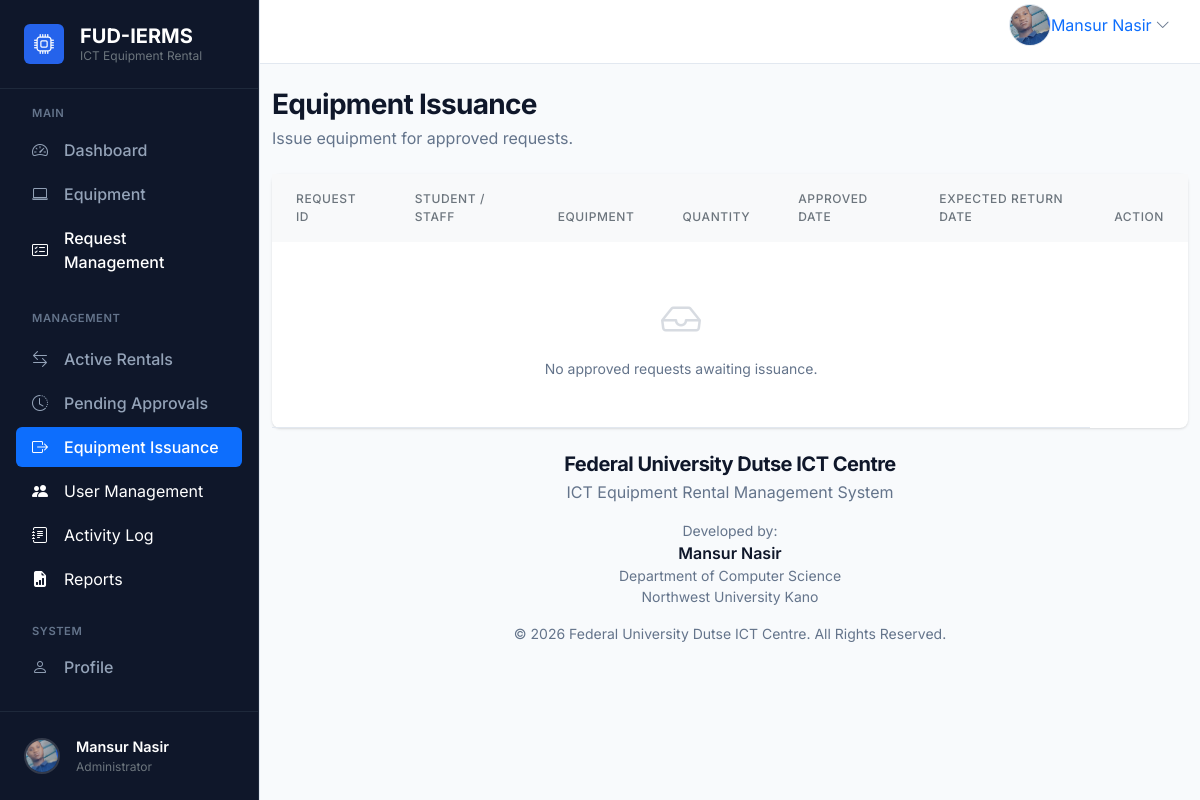
Screenshot of /rentals/issuance/ (signed in) with the database file from the repository.
### accounts/models.py (models this page shows, shortened)
class User(AbstractUser):
    objects = CustomUserManager()
    class Role(models.TextChoices):
        ADMIN = "ADMIN", "Admin"
        STUDENT = "STUDENT", "Student"
        STAFF = "STAFF", "Staff"
    role = models.CharField(
        max_length=20,
        choices=Role.choices,
        default=Role.STUDENT,
        db_index=True,
    )
    phone = models.CharField(max_length=20, blank=True, db_index=True)
    faculty = models.CharField(max_length=255, blank=True)
    department = models.CharField(max_length=255, blank=True)
    profile_image = models.ImageField(
        upload_to="profile_images/",
        blank=True,
        null=True,
    )
    created_at = models.DateTimeField(auto_now_add=True)
    updated_at = models.DateTimeField(auto_now=True)
    class Meta:
        verbose_name = "User"
        verbose_name_plural = "Users"
        ordering = ["-created_at"]
        indexes = [
            models.Index(fields=["role"]),
        ]

### rentals/views.py (the view)
# urls.py: path("issuance/", views.EquipmentIssuanceListView.as_view(), name="issuance_list"),
class EquipmentIssuanceListView(LoginRequiredMixin, AdminRequiredMixin, ListView):
    model = RentalRequest
    template_name = "rentals/equipment_issuance.html"
    context_object_name = "requests"
    paginate_by = 10
    def get_queryset(self):
        qs = super().get_queryset().select_related("requester", "equipment")
        return qs.filter(status=RentalRequest.Status.APPROVED, rental__isnull=True)

### templates/rentals/equipment_issuance.html (shortened to what this page needs)
{% extends "base.html" %}
{% block content %}
<div class="d-flex flex-column flex-md-row justify-content-between align-items-start align-items-md-center mb-4 gap-3">
  <div>
    <h1 class="h3 fw-bold mb-1" style="color: var(--text-main);">Equipment Issuance</h1>
    <p class="text-muted mb-0">Issue equipment for approved requests.</p>
  </div>
</div>
<div class="card mb-0 shadow-sm border-0">
  <div class="card-body p-0">
    <div class="table-responsive">
      <table class="table table-hover mb-0 align-middle">
        <thead class="bg-light">
          <tr>
            <th class="border-0 px-4 py-3 text-secondary" style="font-size: 0.75rem; text-transform: uppercase;">Request ID</th>
            <th class="border-0 px-4 py-3 text-secondary" style="font-size: 0.75rem; text-transform: uppercase;">Student / Staff</th>
            <th class="border-0 px-4 py-3 text-secondary" style="font-size: 0.75rem; text-transform: uppercase;">Equipment</th>
            <th class="border-0 px-4 py-3 text-secondary" style="font-size: 0.75rem; text-transform: uppercase;">Quantity</th>
            <th class="border-0 px-4 py-3 text-secondary" style="font-size: 0.75rem; text-transform: uppercase;">Approved Date</th>
            <th class="border-0 px-4 py-3 text-secondary" style="font-size: 0.75rem; text-transform: uppercase;">Expected Return Date</th>
            <th class="border-0 px-4 py-3 text-secondary text-end" style="font-size: 0.75rem; text-transform: uppercase;">Action</th>
          </tr>
        </thead>
        <tbody>
          {% if requests %}
            {% for req in requests %}
            <tr>
              <td class="px-4 py-3"><a href="{% url 'rentals:detail' req.pk %}" class="text-primary text-decoration-none fw-semibold">REQ-{{ req.pk|stringformat:"04d" }}</a></td>
              <td class="px-4 py-3 text-dark fw-medium">{{ req.requester.get_full_name|default:req.requester.username }}</td>
              <td class="px-4 py-3 fw-medium text-dark">{{ req.equipment.name }}</td>
              <td class="px-4 py-3 text-muted">{{ req.quantity }}</td>
              <td class="px-4 py-3 text-muted">{{ req.approved_date|date:"M d, Y" }}</td>
              <td class="px-4 py-3 text-muted">{{ req.expected_return_date|date:"M d, Y" }}</td>
              <td class="px-4 py-3 text-end">
                <a href="{% url 'rentals:issue' req.pk %}" class="btn btn-sm btn-primary">Issue Equipment</a>
              </td>
            </tr>
            {% endfor %}
          {% else %}
            <tr>
              <td colspan="6" class="text-center py-5 text-muted">
                <i class="bi bi-inbox fs-1 d-block mb-2 text-muted opacity-25"></i>
                No approved requests awaiting issuance.
              </td>
            </tr>
          {% endif %}
        </tbody>
      </table>
    </div>
  </div>
</div>
{% endblock content %}

### templates/base.html (shortened to what this page needs)
{% load static %}
<!doctype html>
<html lang="en">
  <head>
    <link
      href="https://cdn.jsdelivr.net/npm/bootstrap@5.3.3/dist/css/bootstrap.min.css"
      rel="stylesheet"
    />
    <link rel="stylesheet" href="https://cdn.jsdelivr.net/npm/bootstrap-icons@1.11.3/font/bootstrap-icons.min.css">
  </head>
  <body>
    <div class="app-shell">
      <aside class="app-sidebar collapse d-lg-block" id="sidebarCollapse">
        {% include "partials/sidebar.html" %}
      </aside>
      <div class="app-main">
        <header class="app-topbar">
          <div class="container-fluid px-3 px-lg-4">
            <div class="topbar-row d-flex align-items-center justify-content-between gap-3">
              <div class="d-flex align-items-center gap-3">
                {% if user.is_authenticated %}
                  <div class="dropdown profile-menu" data-bs-auto-close="true">
                    <a
                      class="profile-toggle d-flex align-items-center text-decoration-none rounded"
                      href="#"
                      id="profileDropdown"
                      role="button"
                      data-bs-toggle="dropdown"
                      aria-expanded="false"
                      aria-label="User menu"
                    >
                      {% if user.profile_image %}
                        <img
                          src="{{ user.profile_image.url }}"
                          alt="{{ user.username }}"
                          class="avatar-img profile-avatar"
                        >
                      {% else %}
                        <div class="avatar-placeholder profile-avatar-placeholder">
                          {{ user.username|slice:":1"|upper }}
                        </div>
                      {% endif %}
                      <span class="profile-name profile-name-full d-none d-md-inline text-nowrap text-truncate" title="{{ user.get_full_name|default:user.username }}">
                        {{ user.get_full_name|default:user.username }}
                      </span>
                      <i class="bi bi-chevron-down ms-1 text-muted profile-chevron" aria-hidden="true"></i>
                    </a>
                  </div>
                {% else %}
                  <a class="btn btn-light" href="{% url 'accounts:login' %}"><i class="bi bi-box-arrow-in-right me-2"></i>Login</a>
                  <a class="btn btn-primary" href="{% url 'accounts:register' %}">Create Account</a>
                {% endif %}
              </div>
            </div>
          </div>
        </header>
        <main class="app-content">
          <div class="container py-4">
        {% block content %}{% endblock content %}
        <footer class="py-4 mt-auto">
          <div class="container text-center">
            <h5 class="fw-bold mb-1">{{ organization_name }}</h5>
            <p class="text-muted mb-3">{{ system_name }}</p>
            <div class="mb-3">
              <p class="mb-0 text-muted small">Developed by:</p>
              <p class="mb-0 fw-semibold">Mansur Nasir</p>
              <p class="mb-0 small text-muted">Department of Computer Science</p>
              <p class="mb-0 small text-muted">Northwest University Kano</p>
            </div>
            <p class="text-muted small mb-0">{{ copyright_text }}. All Rights Reserved.</p>
          </div>
        </footer>
      </div>
    </main>
  </body>
</html>

### templates/partials/sidebar.html (shortened to what this page needs)
{% load static %}
{% with current_path=request.path %}
<div class="d-flex flex-column h-100 bg-sidebar" style="background-color: var(--sidebar-bg); border-right: 1px solid #1e293b;">
  <div class="p-4 border-bottom border-secondary d-none d-lg-block" style="border-color: #1e293b !important;">
    <a class="d-flex align-items-center gap-3 text-white text-decoration-none" href="{% url 'home' %}">
      <div class="d-flex align-items-center justify-content-center rounded" style="width: 40px; height: 40px; background-color: var(--primary);">
        <i class="bi bi-cpu text-white fs-5"></i>
      </div>
      <div class="d-flex flex-column">
        <span class="fw-bold fs-5 lh-1 mb-1">FUD-IERMS</span>
        <span class="text-secondary small lh-1" style="font-size: 0.75rem;">ICT Equipment Rental</span>
      </div>
    </a>
  </div>
  <div class="flex-grow-1 overflow-auto py-3">
    <div class="px-3">
      <div class="text-uppercase text-secondary fw-semibold mb-2 px-3" style="font-size: 0.7rem; letter-spacing: 0.05em; color: #64748B !important;">Main</div>
      <nav class="nav flex-column gap-1">
        {% if user.is_authenticated %}
          <a class="nav-link px-3 py-2 rounded d-flex align-items-center gap-3 text-white {% if 'admin-dashboard' in current_path or 'student-dashboard' in current_path or 'staff-dashboard' in current_path %}active bg-primary{% endif %}"
             href="{% url 'accounts:dashboard' %}"
             style="{% if 'admin-dashboard' not in current_path and 'student-dashboard' not in current_path and 'staff-dashboard' not in current_path %}color: #94A3B8 !important;{% endif %} font-weight: 500;">
            <i class="bi bi-speedometer2"></i>
            <span>Dashboard</span>
          </a>
        {% endif %}
        <a class="nav-link px-3 py-2 rounded d-flex align-items-center gap-3 text-white {% if 'equipment' in current_path %}active bg-primary{% endif %}"
           href="{% url 'equipment:list' %}"
           style="{% if 'equipment' not in current_path %}color: #94A3B8 !important;{% endif %} font-weight: 500;">
          <i class="bi bi-laptop"></i>
          <span>Equipment</span>
        </a>
        {% if user.is_authenticated %}
          {% if user.role|upper == 'ADMIN' %}
            <a class="nav-link px-3 py-2 rounded d-flex align-items-center gap-3 text-white {% if 'admin_request_management' in current_path %}active bg-primary{% endif %}"
               href="{% url 'rentals:admin_request_management' %}"
               style="{% if 'rentals' not in current_path or 'pending' in current_path %}color: #94A3B8 !important;{% endif %} font-weight: 500;">
              <i class="bi bi-card-checklist"></i>
              <span>Request Management</span>
            </a>
            <div class="mt-4 mb-2 text-uppercase text-secondary fw-semibold px-3" style="font-size: 0.7rem; letter-spacing: 0.05em; color: #64748B !important;">Management</div>
            <a class="nav-link px-3 py-2 rounded d-flex align-items-center gap-3 text-white {% if 'rentals/active/' in current_path or 'active_rentals' in current_path %}active bg-primary{% endif %}"
               href="{% url 'rentals:active_rentals' %}"
               style="{% if 'rentals/active/' not in current_path and 'active_rentals' not in current_path %}color: #94A3B8 !important;{% endif %} font-weight: 500;">
              <i class="bi bi-arrow-left-right"></i>
              <span>Active Rentals</span>
            </a>
            <a class="nav-link px-3 py-2 rounded d-flex align-items-center gap-3 text-white {% if 'rentals/pending' in current_path %}active bg-primary{% endif %}"
               href="{% url 'rentals:pending_list' %}"
               style="{% if 'rentals/pending' not in current_path %}color: #94A3B8 !important;{% endif %} font-weight: 500;">
              <i class="bi bi-clock-history"></i>
              <span>Pending Approvals</span>
            </a>
            <a class="nav-link px-3 py-2 rounded d-flex align-items-center gap-3 text-white {% if 'rentals/issuance' in current_path %}active bg-primary{% endif %}"
               href="{% url 'rentals:issuance_list' %}"
               style="{% if 'rentals/issuance' not in current_path %}color: #94A3B8 !important;{% endif %} font-weight: 500;">
              <i class="bi bi-box-arrow-right"></i>
              <span>Equipment Issuance</span>
            </a>
            <a class="nav-link px-3 py-2 rounded d-flex align-items-center gap-3 text-white " href="{% url 'accounts:manage_user_list' %}">
                <i class="bi bi-people-fill"></i> <span>User Management</span>
            </a>
            <a class="nav-link px-3 py-2 rounded d-flex align-items-center gap-3 text-white {% if request.resolver_match.app_name == 'activitylog' %}active bg-primary{% endif %}" href="{% url 'activitylog:log_list' %}">
                <i class="bi bi-journal-text"></i> <span>Activity Log</span>
            </a>
            <a class="nav-link px-3 py-2 rounded d-flex align-items-center gap-3 text-white {% if request.resolver_match.app_name == 'reports' %}active bg-primary{% endif %}" href="{% url 'reports:index' %}">
                <i class="bi bi-file-earmark-bar-graph-fill"></i> <span>Reports</span>
            </a>
          {% endif %}
        {% endif %}
      </nav>
      {% if user.is_authenticated %}
      <div class="mt-4 mb-2 text-uppercase text-secondary fw-semibold px-3" style="font-size: 0.7rem; letter-spacing: 0.05em; color: #64748B !important;">System</div>
      <nav class="nav flex-column gap-1">
        <a class="nav-link px-3 py-2 rounded d-flex align-items-center gap-3 text-white {% if 'profile' in current_path %}active bg-primary{% endif %}"
           href="{% url 'accounts:profile' %}"
           style="{% if 'profile' not in current_path %}color: #94A3B8 !important;{% endif %} font-weight: 500;">
          <i class="bi bi-person"></i>
          <span>Profile</span>
        </a>
      </nav>
      {% endif %}
    </div>
  </div>
  <div class="p-3 border-top border-secondary mt-auto" style="border-color: #1e293b !important;">
    {% if user.is_authenticated %}
      <a href="{% url 'accounts:profile' %}" class="d-flex align-items-center gap-3 text-decoration-none px-2 py-2 rounded hover-bg" style="color: #94A3B8;">
        {% if user.profile_image %}
          <img src="{{ user.profile_image.url }}" alt="{{ user.username }}" class="rounded-circle" style="width: 36px; height: 36px; object-fit: cover; border: 2px solid rgba(255,255,255,0.15);">
        {% else %}
          <div class="d-flex align-items-center justify-content-center rounded-circle fw-bold" style="width: 36px; height: 36px; font-size: 0.875rem; background-color: var(--primary); color: #fff; border: 2px solid rgba(255,255,255,0.15);">
            {{ user.username|slice:":1"|upper }}
          </div>
        {% endif %}
        <div class="d-flex flex-column overflow-hidden">
          <span class="text-white fw-semibold text-truncate" style="max-width: 150px; font-size: 0.9rem;">{{ user.get_full_name|default:user.username }}</span>
          <span class="text-secondary small text-truncate" style="font-size: 0.75rem; max-width: 150px;">{% if user.is_superuser %}Administrator{% else %}{{ user.get_role_display }}{% endif %}</span>
        </div>
      </a>
    {% else %}
      <div class="d-grid gap-2">
        <a class="btn btn-outline-light btn-sm" href="{% url 'accounts:login' %}">Login</a>
        <a class="btn btn-primary btn-sm" href="{% url 'accounts:register' %}">Register</a>
      </div>
    {% endif %}
  </div>
</div>
{% endwith %}

### rows the page displays
User: profile_image (picture), get_full_name "Mansur Nasir"

### other values shown
{{ organization_name }} "Federal University Dutse ICT Centre"
{{ system_name }} "ICT Equipment Rental Management System"
{{ copyright_text }} "© 2026 Federal University Dutse ICT Centre"
